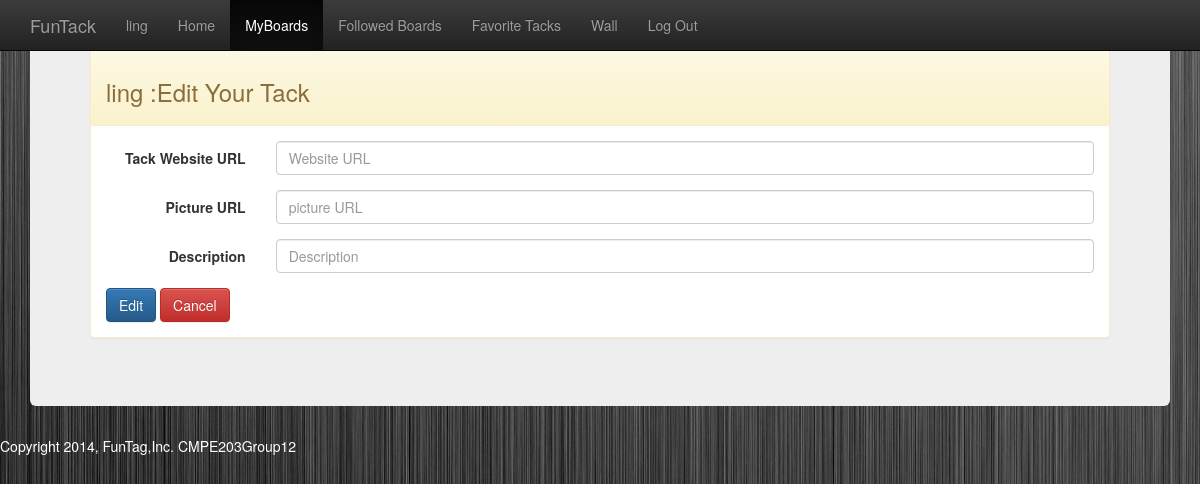
Page /views/user_edit_tack.php?tackid=1&boardid=1 (signed in) on the earlier database version.
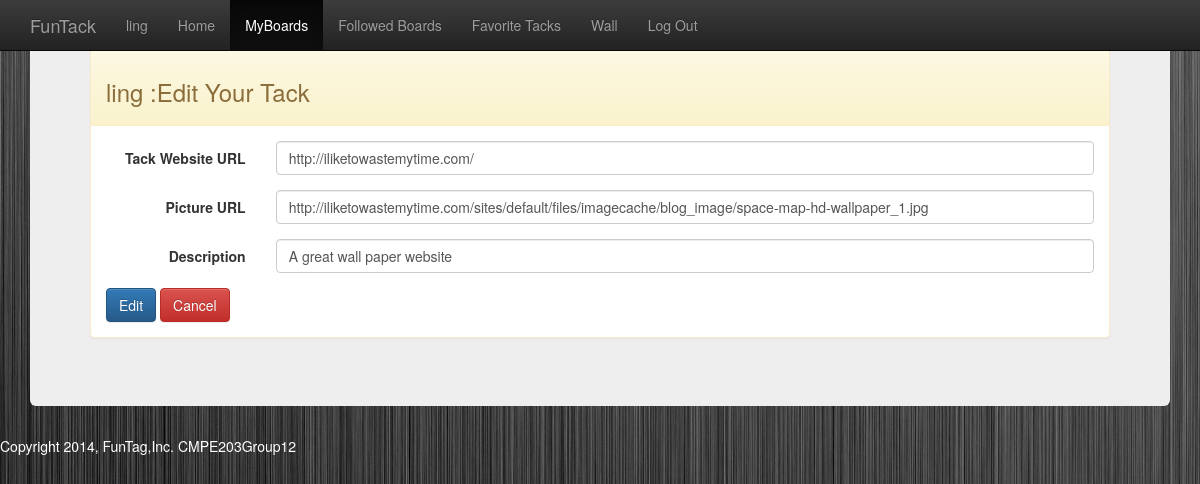
Same page on the later database version.
### tables this page shows
CREATE TABLE users (
user_id int Not NULL AUTO_INCREMENT,
first_name varchar(100) NOT NULL,
last_name varchar(100) NOT NULL,
email_id varchar(100) NOT NULL,  
password MEDIUMTEXT not NULL,
admin_authority bit default 0, 
PRIMARY KEY (user_id)
);

CREATE TABLE tacks (
tack_id int NOT NULL AUTO_INCREMENT,
user_id int NOT NULL,   
website_url varchar(255) ,
picture_url varchar(255) ,
description varchar(255),
no_of_retacks int,
no_of_favorites int,
FOREIGN KEY (user_id) REFERENCES users(user_id)
  ON DELETE CASCADE ON UPDATE CASCADE,
PRIMARY KEY (tack_id)
);

### models/database.php (called while the page is built, shortened)
<?php
class MySQLDatabase {
	public $connection;
	public function open_connection(){
		$this->connection = mysqli_connect(DB_SERVER, DB_USER, DB_PASS, DB_NAME);
	}
	public function query($sql){
	 $result= mysqli_query($this->connection, $sql);
		return $result;
	}
	public function fetch_array($result_set){
		return mysqli_fetch_array($result_set);
	}
}
	$database = new MySQLDatabase();
?>

### models/user.php (called while the page is built, shortened)
<?php
	require_once("database.php");
class User {
	private static function instantiate ($record){
		$object =new self;
		$object->user_id =$record['user_id'];
		$object->email_id =$record['email_id'];
		$object->password =$record['password'];
		$object->last_name =$record['last_name'];
		$object->first_name =$record['first_name'];
		$object->admin_authority =$record['admin_authority'];
		return $object;
	}
	public static function find_by_id($id=0) {
		$result_array = static::find_by_sql("select * from users where user_id={$id} limit 1");
		return $result_array[0];
	}
	public static function find_by_sql($sql=""){
		global $database;
		$result_set =$database->query($sql);
		$object_array = array();
		while($row = $database->fetch_array($result_set)){
			$object_array[] = static::instantiate ($row);
		}
		return $object_array;
	}
}
?>

### controllers/userEditTackController.php (called while the page is built, shortened)
<?php
$user = User::find_by_id($_SESSION["user_id"]);
$tack = Tack::find_by_id($_GET["tackid"]);
$board = Board::find_by_id($_GET["boardid"]);
?>

### models/tack.php (called while the page is built, shortened)
<?php
	require_once("database.php");
class Tack {
	private static function instantiate ($record){
		$object =new self;
		$object->tack_id =$record['tack_id'];
		$object->user_id =$record['user_id'];
		$object->website_url =$record['website_url'];
		$object->picture_url =$record['picture_url'];
		$object->description =$record['description'];
		$object->no_of_retacks =$record['no_of_retacks'];
		$object->no_of_favorites =$record['no_of_favorites'];
		return $object;
	}
	public static function find_by_sql($sql=""){
		global $database;
		$result_set =$database->query($sql);
		if($result_set){
			$object_array = array();
			while($row = $database->fetch_array($result_set)){
				$object_array[] = static::instantiate ($row);
			}
			return $object_array;
		}
		else return NULL;
	}
	public static function find_by_id($id=0) {
		$result_array = static::find_by_sql("select * from tacks where tack_id={$id} limit 1");
		return $result_array[0] ;
	}
}
?>

### models/board.php (called while the page is built, shortened)
<?php
	require_once("database.php");
class Board {
	private static function instantiate ($record){
		$object =new self;
		$object->board_id=$record['board_id'];
		$object->category_id =$record['category_id'];
		$object->user_id =$record['user_id'];
		$object->name =$record['name'];
		$object->description =$record['description'];
		$object->created_date =$record['created_date'];
		$object->no_of_tacks =$record['no_of_tacks'];
		$object->privacy =$record['privacy'];
		return $object;
	}
	public static function find_by_sql($sql=""){
		global $database;
		$result_set =$database->query($sql);
		if ($result_set){
			$object_array = array();
			while($row = $database->fetch_array($result_set)){
				$object_array[] = static::instantiate ($row);
			}
			return $object_array;
		}
		else return NULL;
	}
	public static function find_by_id($id=0) {
		$result_array = static::find_by_sql("select * from boards where board_id={$id} limit 1");
		return $result_array[0] ;
	}
}

### views/user_edit_tack.php (the view, shortened to what this page needs)
<?php require_once("../controllers/userEditTackController.php"); ?>
<?php include("layouts/header.php"); ?>
<?php $activeMenu = "user_myboards"; include("layouts/menu.php"); ?>
<div id="content">
    <div class="panel panel-warning" >
	<div class="panel-heading"><h3><?php echo htmlentities($user->first_name); ?> :Edit Your Tack </h3></div>
	<div class="panel-body">
		<form action="user_edit_tack.php?tackid=<?php echo urlencode($tack->tack_id);?>&boardid=<?php echo urlencode($board->board_id);?>" method="post" class="form-horizontal" role="form">
			<div class="form-group">
				<label for="WebsiteURL" class="col-sm-2 control-label">Tack Website URL</label>
				<div class="col-sm-10">
					<input type="text" name="websiteurl" class="form-control" value="<?php echo htmlentities($tack->website_url); ?>" placeholder="Website URL">
				</div>
			</div>
			<div class="form-group">
				<label for="WebsiteURL" class="col-sm-2 control-label">Picture URL</label>
				<div class="col-sm-10">
					<input type="text" name="pictureurl" class="form-control" value="<?php echo htmlentities($tack->picture_url); ?>" placeholder="picture URL">
				</div>
			</div>
			<div class="form-group">
				<label for="Description" class="col-sm-2 control-label">Description</label>
				<div class="col-sm-10">
					<input type="text" name="description" class="form-control" value="<?php echo htmlentities($tack->description); ?>" placeholder="Description">
				</div>
			</div>
			<input type="submit" name="submit" value="Edit" class="btn btn-primary"/>
			<a class="btn btn-danger " href="user_board.php?id=<?php echo urlencode($board->board_id);?>">Cancel</a>
		</form>
		</div>
	</div>
</div>
<?php include("layouts/footer.php"); ?>

### views/layouts/header.php (shortened to what this page needs)
<!DOCTYPE html PUBLIC "-//W3C//DTD HTML 4.01 Transitional//EN"
   "http://www.w3.org/TR/html4/loose.dtd">
<html lang="en">
<head>
		 <link rel="stylesheet" href="//netdna.bootstrapcdn.com/bootstrap/3.1.1/css/bootstrap.min.css">
    <link rel="stylesheet" href="//netdna.bootstrapcdn.com/bootstrap/3.1.1/css/bootstrap-theme.min.css">
</head>
<body style="background:url(../images/background.jpg);">
<div class="container" id="page">
	<div class="jumbotron">

### views/layouts/menu.php (shortened to what this page needs)
 <div class="navbar navbar-inverse navbar-fixed-top" role="navigation">
   <div class="container">
     <div class="navbar-header">
       <a class="navbar-brand" >FunTack</a>
     </div>
     <div class="collapse navbar-collapse">
       <ul class="nav navbar-nav">
<li<?php if ($activeMenu == "user_profile") { ?> class="active"<?php } ?> ><a href="user_profile.php"><?php echo $_SESSION["first_name"]; ?> </a></li>
         <li<?php if ($activeMenu == "user_dashboard") { ?> class="active"<?php } ?> ><a href="user_dashboard.php">Home</a></li>
<li<?php if ($activeMenu == "user_myboards") { ?> class="active"<?php } ?> ><a href="user_myboards.php">MyBoards</a></li>
<li<?php if ($activeMenu == "user_followed_boards") { ?> class="active"<?php } ?> ><a href="user_followed_boards.php">Followed Boards</a></li>
<li<?php if ($activeMenu == "user_favorite_tacks") { ?> class="active"<?php } ?> ><a href="user_favorite_tacks.php">Favorite Tacks</a></li>
<li<?php if ($activeMenu == "wall") { ?> class="active"<?php } ?> ><a href="wall.php">Wall</a></li>
<li><a href="../controllers/logoutController.php">Log Out</a></li>
       </ul>
     </div>
   </div>
 </div>

### views/layouts/footer.php (shortened to what this page needs)
		</div>
	</div>
    <div id="footer" style="color:white;">Copyright 2014, FunTag,Inc.  CMPE203Group12</div>
	</body>
</html>

Differences in the rows shown:
now on this page (row edited): tacks: websiteurl "http://iliketowastemytime.com/", pictureurl "http://iliketowastemytime.com/sites/default/files/imagecache/blog_image/space-map-hd-wallpaper_1.jpg", description "A great wall paper website"
